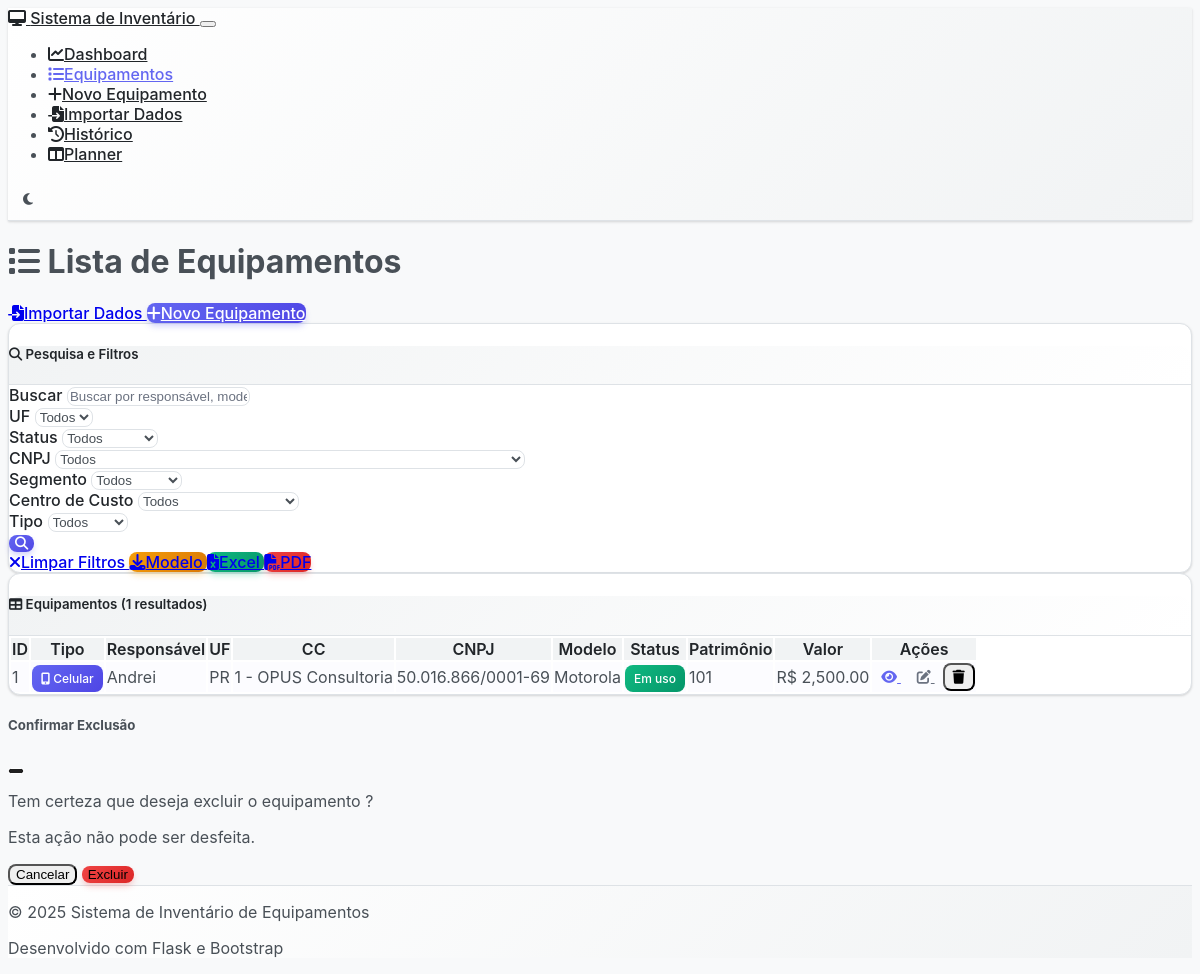
The page /equipment on the database as committed earlier.
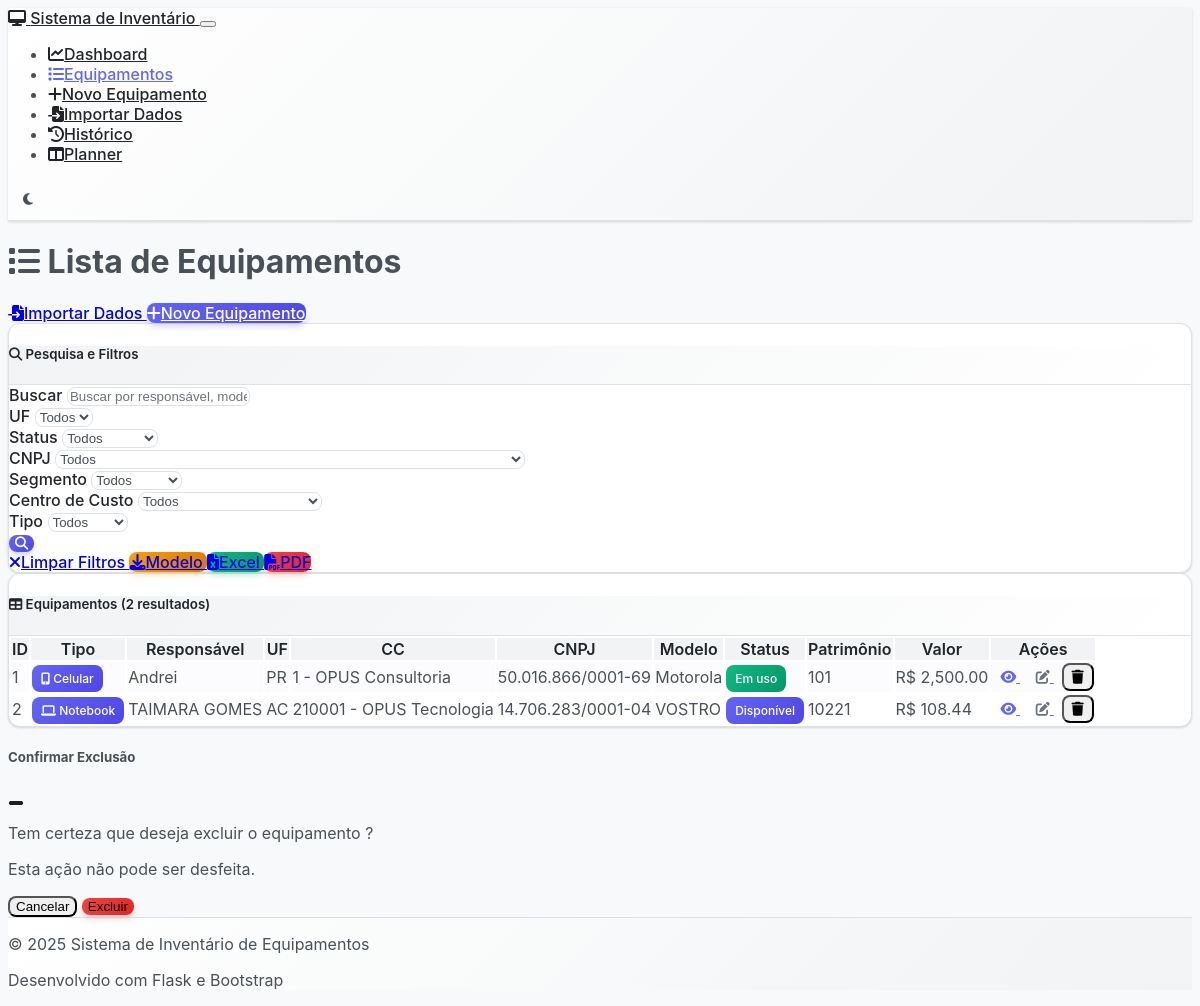
The same page on the database as committed later.
### models.py (models this page shows, shortened)
class Equipment(db.Model):
    __tablename__ = 'equipment'
    id = db.Column(db.Integer, primary_key=True)
    tipo_equipamento = db.Column(db.String(20), nullable=False, default='notebook')  # 'notebook' ou 'celular'
    responsavel = db.Column(db.String(100), nullable=False)
    uf = db.Column(db.String(2), nullable=False)
    centro_custo_id = db.Column(db.Integer, db.ForeignKey('centro_custo.id'), nullable=False)
    cnpj = db.Column(db.Text, nullable=False)  # Mudando para Text para permitir múltiplos CNPJs
    fornecedor = db.Column(db.String(100), nullable=True)  # Novo campo fornecedor
    modelo = db.Column(db.String(100), nullable=False)
    status = db.Column(db.String(50), nullable=False, default='Em uso')
    patrimonio = db.Column(db.String(50), unique=True, nullable=False)
    valor = db.Column(db.Float, nullable=False, default=0.0)
    marca = db.Column(db.String(50), nullable=True)
    processador = db.Column(db.String(100), nullable=True)
    memoria_ram = db.Column(db.String(20), nullable=True)
    hd_ssd = db.Column(db.String(50), nullable=True)
    sistema_operacional = db.Column(db.String(50), nullable=True)
    licenca_microsoft = db.Column(db.String(50), nullable=True)
    antivirus = db.Column(db.Boolean, default=False)
    termo_assinado = db.Column(db.Boolean, default=False)
    milvus_funcionando = db.Column(db.Boolean, default=False)
    imei = db.Column(db.String(20), nullable=True)  # Identificador único do celular
    linha_telefonica = db.Column(db.String(20), nullable=True)  # Número da linha (se houver chip)
    sistema_operacional_celular = db.Column(db.String(20), nullable=True)  # Android/iOS (separado do campo de notebook)
    data_aquisicao = db.Column(db.Date, nullable=True)
    data_baixa = db.Column(db.Date, nullable=True)
    created_at = db.Column(db.DateTime, default=datetime.utcnow)
    updated_at = db.Column(db.DateTime, default=datetime.utcnow, onupdate=datetime.utcnow)
    endereco = db.Column(db.String(200), nullable=True)
    telefone = db.Column(db.String(20), nullable=True)
    email = db.Column(db.String(100), nullable=True)
    link_termos = db.Column(db.String(500), nullable=True)  # Link dos termos assinados
    historico_modificacoes = db.Column(db.Text, nullable=True)  # Histórico de modificações
    senha = db.Column(db.String(255), nullable=True)  # Campo senha
    cc = db.Column(db.String(300), nullable=True)  # Centro de custo texto (legacy field)

### routes.py (the view)
@app.route('/equipment')
def equipment_list():
    search_form = SearchForm(request.args)
    search_form.cc.choices = [('', 'Todos')] + [(str(c.id), f"{c.codigo} - {c.descricao}") for c in CentroCusto.get_all_active()]
    page = request.args.get('page', 1, type=int)
    per_page = 20
    has_search_criteria = (
        request.args.get('search_term') or
        request.args.get('uf') or
        request.args.get('status') or
        request.args.get('cnpj') or
        request.args.get('marca') or
        request.args.get('cc') or
        request.args.get('tipo_equipamento')
    )
    if has_search_criteria:
        equipment = filter_equipment(search_form)
        total = len(equipment)
        start = (page - 1) * per_page
        end = start + per_page
        equipment = equipment[start:end]
        pagination = {
            'page': page,
            'per_page': per_page,
            'total': total,
            'pages': (total + per_page - 1) // per_page,
            'has_prev': page > 1,
            'has_next': page < ((total + per_page - 1) // per_page),
            'prev_num': page - 1 if page > 1 else None,
            'next_num': page + 1 if page < ((total + per_page - 1) // per_page) else None
        }
    else:
        equipment_query = Equipment.query.paginate(
            page=page, per_page=per_page, error_out=False
        )
        equipment = equipment_query.items
        pagination = {
            'page': equipment_query.page,
            'per_page': equipment_query.per_page,
            'total': equipment_query.total,
            'pages': equipment_query.pages,
            'has_prev': equipment_query.has_prev,
            'has_next': equipment_query.has_next,
            'prev_num': equipment_query.prev_num,
            'next_num': equipment_query.next_num
        }
    return render_template('equipment_list.html',
                         equipment=equipment,
                         search_form=search_form,
                         pagination=pagination)

### templates/equipment_list.html (shortened to what this page needs)
{% extends "base.html" %}
{% block content %}
<div class="row">
    <div class="col-12">
        <div class="d-flex justify-content-between align-items-center mb-4">
            <h1>
                <i class="fas fa-list me-2"></i>
                Lista de Equipamentos
            </h1>
            <div>
                <a href="{{ url_for('import_equipment') }}" class="btn btn-info me-2">
                    <i class="fas fa-file-import me-2"></i>Importar Dados
                </a>
                <a href="{{ url_for('equipment_new') }}" class="btn btn-primary">
                    <i class="fas fa-plus me-2"></i>Novo Equipamento
                </a>
            </div>
        </div>
    </div>
</div>
<div class="row mb-4">
    <div class="col-12">
        <div class="card">
            <div class="card-header">
                <h5 class="card-title mb-0">
                    <i class="fas fa-search me-2"></i>
                    Pesquisa e Filtros
                </h5>
            </div>
            <div class="card-body">
                <form method="GET" id="search-form">
                    <div class="row">
                        <div class="col-md-3 mb-3">
                            {{ search_form.search_term.label(class="form-label") }}
                            {{ search_form.search_term(class="form-control", placeholder="Buscar por responsável, modelo, patrimônio...") }}
                        </div>
                        <div class="col-md-2 mb-3">
                            {{ search_form.uf.label(class="form-label") }}
                            {{ search_form.uf(class="form-select") }}
                        </div>
                        <div class="col-md-2 mb-3">
                            {{ search_form.status.label(class="form-label") }}
                            {{ search_form.status(class="form-select") }}
                        </div>
                        <div class="col-md-2 mb-3">
                            {{ search_form.cnpj.label(class="form-label") }}
                            {{ search_form.cnpj(class="form-select") }}
                        </div>
                        <div class="col-md-2 mb-3">
                            {{ search_form.marca.label(class="form-label") }}
                            {{ search_form.marca(class="form-select") }}
                        </div>
                        <div class="col-md-1 mb-3">
                            {{ search_form.cc.label(class="form-label") }}
                            {{ search_form.cc(class="form-select") }}
                        </div>
                        <div class="col-md-1 mb-3">
                            {{ search_form.tipo_equipamento.label(class="form-label") }}
                            {{ search_form.tipo_equipamento(class="form-select") }}
                        </div>
                        <div class="col-md-1 mb-3 d-flex align-items-end">
                            <button type="submit" class="btn btn-primary w-100">
                                <i class="fas fa-search"></i>
                            </button>
                        </div>
                    </div>
                    <div class="row">
                        <div class="col-12">
                            <a href="{{ url_for('equipment_list') }}" class="btn btn-secondary me-2">
                                <i class="fas fa-times me-1"></i>Limpar Filtros
                            </a>
                            <a href="{{ url_for('download_template') }}" class="btn btn-warning me-2">
                                <i class="fas fa-download me-1"></i>Modelo
                            </a>
                            <a href="{{ url_for('export_excel', **request.args) }}" class="btn btn-success me-2">
                                <i class="fas fa-file-excel me-1"></i>Excel
                            </a>
                            <a href="{{ url_for('export_pdf', **request.args) }}" class="btn btn-danger">
                                <i class="fas fa-file-pdf me-1"></i>PDF
                            </a>
                        </div>
                    </div>
                </form>
            </div>
        </div>
    </div>
</div>
<div class="row">
    <div class="col-12">
        <div class="card">
            <div class="card-header">
                <h5 class="card-title mb-0">
                    <i class="fas fa-table me-2"></i>
                    Equipamentos ({{ pagination.total }} resultados)
                </h5>
            </div>
            <div class="card-body">
                {% if equipment %}
                    <div class="table-responsive">
                        <table class="table table-striped table-hover">
                            <thead>
                                <tr>
                                    <th>ID</th>
                                    <th>Tipo</th>
                                    <th>Responsável</th>
                                    <th>UF</th>
                                    <th>CC</th>
                                    <th>CNPJ</th>
                                    <th>Modelo</th>
                                    <th>Status</th>
                                    <th>Patrimônio</th>
                                    <th>Valor</th>
                                    <th>Ações</th>
                                </tr>
                            </thead>
                            <tbody>
                                {% for item in equipment %}
                                    <tr>
                                        <td>{{ item.id }}</td>
                                        <td>
                                            <span class="badge {{ 'bg-info' if item.tipo_equipamento == 'celular' else 'bg-dark' }}">
                                                <i class="fas {{ 'fa-mobile-alt' if item.tipo_equipamento == 'celular' else 'fa-laptop' }} me-1"></i>
                                                {{ item.tipo_equipamento|title or 'Notebook' }}
                                            </span>
                                        </td>
                                        <td>{{ item.responsavel }}</td>
                                        <td>{{ item.uf }}</td>
                                        <td>{{ item.cc }}</td>
                                        <td>{{ item.cnpj }}</td>
                                        <td>{{ item.modelo }}</td>
                                        <td>
                                            <span class="badge
                                                {% if item.status == 'Em uso' %}bg-success
                                                {% elif item.status == 'Disponível' %}bg-primary
                                                {% elif item.status == 'Manutenção' %}bg-warning
                                                {% elif item.status == 'Baixado' %}bg-danger
                                                {% else %}bg-secondary{% endif %}">
                                                {{ item.status }}
                                            </span>
                                        </td>
                                        <td>{{ item.patrimonio }}</td>
                                        <td>R$ {{ "{:,.2f}".format(item.valor) }}</td>
                                        <td>
                                            <div class="btn-group btn-group-sm" role="group">
                                                <a href="{{ url_for('equipment_detail', id=item.id) }}"
                                                   class="btn btn-outline-primary" title="Ver detalhes">
                                                    <i class="fas fa-eye"></i>
                                                </a>
                                                <a href="{{ url_for('equipment_edit', id=item.id) }}"
                                                   class="btn btn-outline-secondary" title="Editar">
                                                    <i class="fas fa-edit"></i>
                                                </a>
                                                <button type="button" class="btn btn-outline-danger"
                                                        onclick="confirmDelete({{ item.id }}, '{{ item.patrimonio }}')"
                                                        title="Excluir">
                                                    <i class="fas fa-trash"></i>
                                                </button>
                                            </div>
                                        </td>
                                    </tr>
                                {% endfor %}
                            </tbody>
                        </table>
                    </div>
                {% endif %}
            </div>
        </div>
    </div>
</div>
<div class="modal fade" id="deleteModal" tabindex="-1">
    <div class="modal-dialog">
        <div class="modal-content">
            <div class="modal-header">
                <h5 class="modal-title">Confirmar Exclusão</h5>
                <button type="button" class="btn-close" data-bs-dismiss="modal"></button>
            </div>
            <div class="modal-body">
                <p>Tem certeza que deseja excluir o equipamento <strong id="deleteEquipmentName"></strong>?</p>
                <p class="text-danger">Esta ação não pode ser desfeita.</p>
            </div>
            <div class="modal-footer">
                <button type="button" class="btn btn-secondary" data-bs-dismiss="modal">Cancelar</button>
                <form id="deleteForm" method="POST" style="display: inline;">
                    <button type="submit" class="btn btn-danger">Excluir</button>
                </form>
            </div>
        </div>
    </div>
</div>
{% endblock %}

Rows that differ between the two databases and show on the page:
added Equipment: id "2", tipo_equipamento "Notebook", responsavel "TAIMARA GOMES", uf "AC", cc "210001 - OPUS Tecnologia", cnpj "14.706.283/0001-04", modelo "VOSTRO", status "Disponível", patrimonio "10221", valor "108.44"
Other text that changed with them:
{{ pagination.total }}: "1" → "2"
